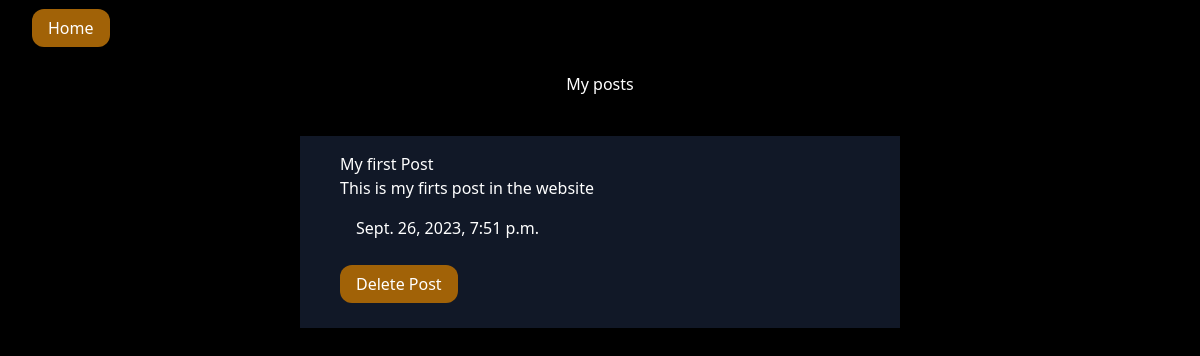
/profile/2/ (signed in), run on the app's committed database.
### blog/models.py (models this page shows)
class Post(models.Model):
    postName = models.CharField(max_length=255)
    postDescript = models.CharField(max_length=255)
    postCreator  = models.ForeignKey(User, default=1, on_delete=models.CASCADE)
    dateCreate = models.DateTimeField(default=timezone.now())

### blog/views.py (the view)
# urls.py: path('profile/<int:pk>/',views.profile,name='profile'),
@login_required
def profile(request,pk):
    template = get_template('myprofile.html')
    find = User.objects.filter(id=pk)
    post = Post.objects.filter(postCreator=pk)
    context = {
        "user":request.user,
        "post":post
    }
    return HttpResponse(template.render(context,request))

### blog/templates/myprofile.html (shortened to what this page needs)
{% extends 'base.html'%}
{%block contend%}
<div class="text-white">
    <div class="my-4 mx-4">
        <a href="{%url 'home'%}" class="bg-yellow-700 text-white py-2 px-4 rounded-xl mx-4">Home</a>
    </div>
    <div class="flex justify-center">
      <div class="w-2/4">
        <h2 class="text-center my-4">My posts</h2>
        {% for x in post%}
        <div class="">
          <div class="my-10 bg-gray-900 py-4 px-10">
            <h2>{{x.postName}}</h2>
            <h2>{{x.postDescript}}</h2>
            <p>{{x.dateCreate}}</p>
            <div class="my-4">
              <a href="{% url 'deletepost' x.id %}" class="bg-yellow-700 text-white py-2 px-4 rounded-xl">Delete Post</a>
            </div>
          </div>
        </div>
        {%endfor%}
      </div>
    </div>
</div>
{%endblock%}

### blog/static/base.css (style rules this page uses)
body { color: white; }
p { padding: 1rem; color: white; }

### data on the page
Post: postName "My first Post", postDescript "This is my firts post in the website", dateCreate "Sept. 26, 2023, 7:51 p.m."
